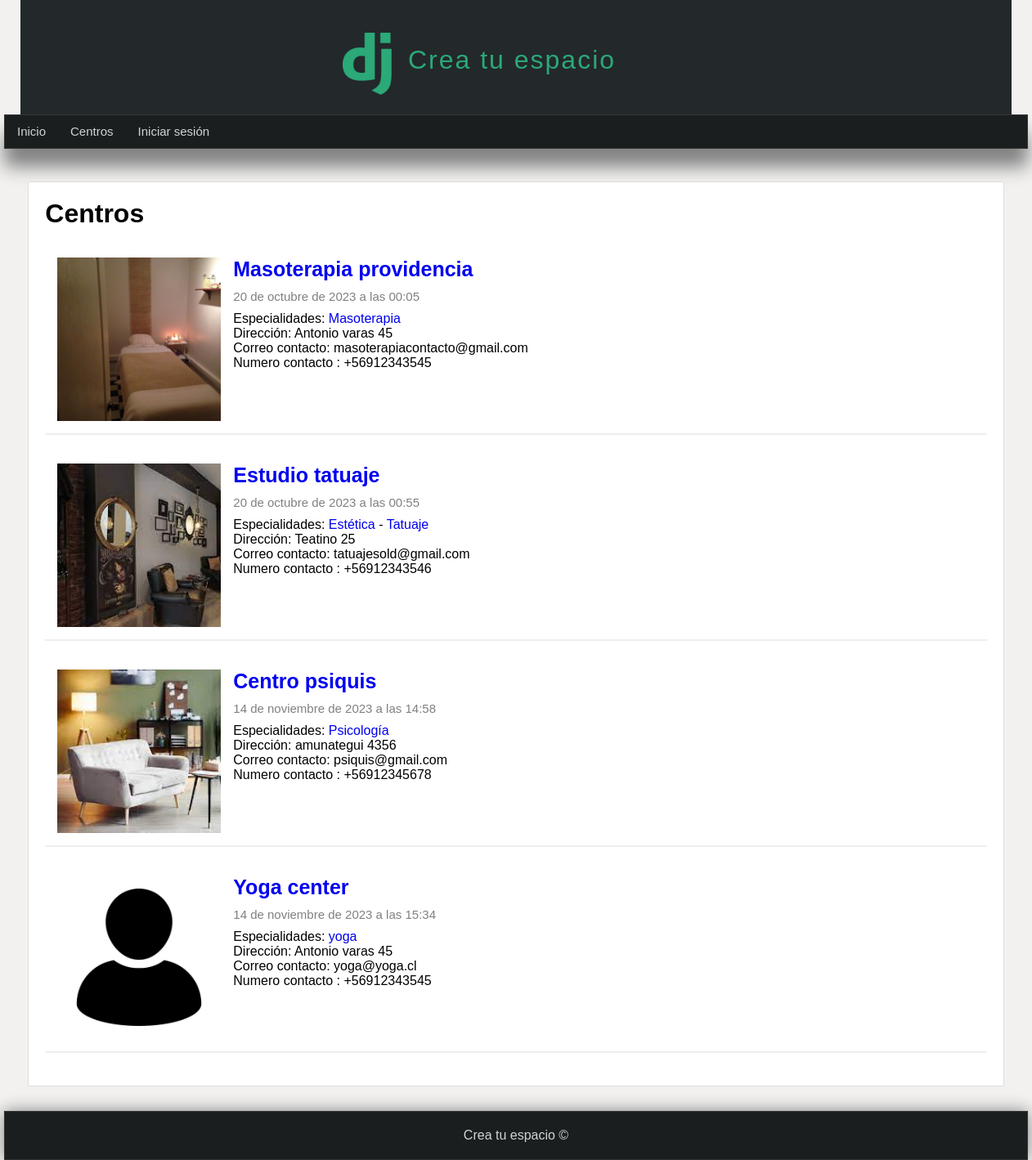
Page /list/ on the committed database.
### centrosmain/models.py (models this page shows, shortened)
class Centro(models.Model):
    name = models.CharField(max_length=150 , verbose_name='Nombre')
    address = models.CharField(max_length=100 , verbose_name="Dirección")
    number = models.IntegerField(verbose_name="Número de contacto")
    email = models.EmailField (verbose_name="Correo" , null=True)
    image = models.ImageField(default='null' , verbose_name="Imagen" , upload_to="centros")
    user = models.ForeignKey(User , verbose_name='Usuario' , on_delete=models.CASCADE)
    description = RichTextField(verbose_name="Descripcion" , null=True)
    categories = models.ManyToManyField(Category , verbose_name="Categorías" ,  blank = True , related_name="articles")
    created_at = models.DateTimeField(auto_now_add=True , verbose_name="Creado el")
    updated_at = models.DateTimeField(auto_now=True , verbose_name="Editado el")
    class Meta:
        verbose_name='Centro'
        verbose_name_plural = 'Centros'

class Category(models.Model):
    name = models.CharField( max_length=50 , verbose_name='Nombre')
    description = models.CharField(max_length=255 , verbose_name='Descripción')
    created_at = models.DateTimeField(auto_now_add=True , verbose_name='Creado el')
    class Meta:
        verbose_name='Categoría'
        verbose_name_plural = 'Categorías'
    def __str__(self):
        return self.name

### centrosmain/views.py (the view)
# urls.py: path('list/' , views.list , name="list"),
def list(request):
    centros = Centro.objects.all()
    return render(request , 'centros/list.html' , {
        'title' : 'Centros',
        'centros' : centros
    })

### centrosmain/context_processors.py (called while the page is built)
def get_categories(request):
    categories = Category.objects.values_list('id' , 'name')
    return {
        'categories' : categories
    }

### pages/context_processors.py (called while the page is built)
def get_pages(request):
    pages = Page.objects.values_list('id' , 'title' , 'slug')
    return {
        'pages' : pages
    }

### centrosmain/templates/centros/list.html (shortened to what this page needs)
{%  extends 'layouts/layout.html' %}
{%block content %}
<h1>{{title}} </h1>
{% include 'centros/centro.html'%}
{% endblock %}

### centrosmain/templates/centros/centro.html (shortened to what this page needs)
{%block content %}
{% for centro in centros %}
      <article class="article-item">
        {% if centro.image != 'null' and centro.image.url|length >= 1 %}
          <div class="image">
            <img src="{{ centro.image.url }}" />
          </div>
        {% endif %}
        <div class="data">
           <h2>  <a href="{%url 'centros' centro.id%} "> {{ centro.name }}  </a> </h2>
          <span class="date"> {{ centro.created_at }}</span>
          <p>
            Especialidades:
            {% for category in centro.categories.all%}
               <a href="{% url 'category' category.id %}"> {{category}} </a>
              {%  if forloop.counter < centro.categories.all|length  %}
                   {{'-'}}
              {%endif%}
            {%endfor%}
             <br>
              Dirección: {{ centro.address }}
              <br>
              Correo contacto: {{centro.email}}
              <br>
              Numero contacto : +569{{centro.number}}
          </p>
        </div>
      </article>
    {% endfor %}
{% endblock %}

### mainapp/static/css/styles.css (style rules this page uses)
* { margin: 0px; padding: 0px; font-family: sans-serif, Arial, Helvetica; text-decoration: none; }
body { background-color: #f2f1f0; }
.box .image { float: left; width: 100%; height: 100%; }
p { margin-top: 5px; margin-bottom: 5px; }
.article-item { margin-bottom: 20px; margin-top: 20px; padding:15px; border-bottom: 2px solid #eee; clear: both; }
.article-item .image { width: 200px; height: 200px; float: left; overflow: hidden; }
.article-item .image img { height: 200px; }
.article-item .data { float: left; padding:15px; padding-top: 0px; }
.article-item span.date { font-size: 15px; display: block; color: gray; margin-bottom: 10px; }
.article-item h2 { display: block; font-size: 25px; color: #333; margin-bottom:10px; }

### rows in the picture
Centro: image (picture), name "Masoterapia providencia", created_at "20 de octubre de 2023 a las 00:05", address "Antonio varas 45", email "masoterapiacontacto@gmail.com", number "12343545"
Category: name "Masoterapia"
Centro: image (picture), name "Estudio tatuaje", created_at "20 de octubre de 2023 a las 00:55", address "Teatino 25", email "tatuajesold@gmail.com", number "12343546"
Category: name "Estética", value "-"
Category: name "Tatuaje"
Centro: image (picture), name "Centro psiquis", created_at "14 de noviembre de 2023 a las 14:58", address "amunategui 4356", email "psiquis@gmail.com", number "12345678"
Category: name "Psicología"
Centro: image (picture), name "Yoga center", created_at "14 de noviembre de 2023 a las 15:34", address "Antonio varas 45", email "yoga@yoga.cl", number "12343545"
Category: name "yoga"

### other values in the picture
{{ title }} "Centros"
